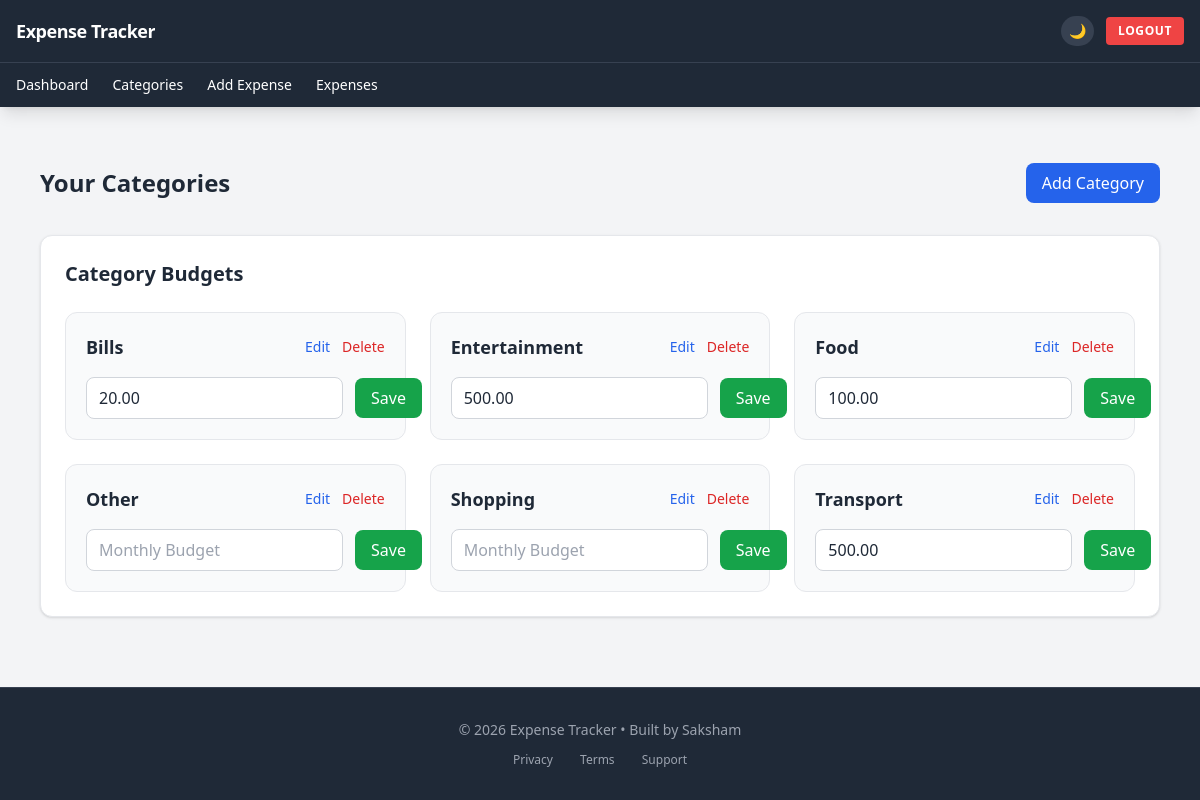
Page /categories/ (signed in) on the committed database.
### expenses/models.py (models this page shows, shortened)
class Category(models.Model):
    user = models.ForeignKey(User, on_delete=models.CASCADE)
    name = models.CharField(max_length=100)
    budget = models.DecimalField(max_digits=10, decimal_places=2, null=True, blank=True)
    class Meta:
        unique_together = ['user', 'name']
        ordering = ['name']

### expenses/views.py (the view)
# urls.py: path('categories/', views.category_list, name='category_list'),
@login_required
def category_list(request):
    categories = Category.objects.filter(user=request.user)
    return render(request, "category_list.html", {"categories": categories})

### templates/category_list.html (shortened to what this page needs)
{% extends 'base.html' %}
{% block content %}
<div class="max-w-6xl mx-auto px-4 py-8">
<div class="flex items-center justify-between mb-8">
<h2 class="text-2xl font-semibold text-gray-800 dark:text-gray-100">
Your Categories
</h2>
<a
href="{% url 'add_category' %}"
class="bg-blue-600 hover:bg-blue-700 text-white px-4 py-2 rounded-lg transition">
Add Category
</a>
</div>
<div class="bg-white dark:bg-gray-800 border border-gray-200 dark:border-gray-700
rounded-xl shadow p-6">
<h3 class="text-xl font-semibold mb-6 text-gray-800 dark:text-gray-100">
Category Budgets
</h3>
<div class="grid md:grid-cols-2 lg:grid-cols-3 gap-6">
{% for category in categories %}
<div class="bg-gray-50 dark:bg-gray-900
border border-gray-200 dark:border-gray-700
p-5 rounded-xl hover:shadow-lg transition">
<div class="flex justify-between items-center mb-4">
<h4 class="text-lg font-semibold text-gray-800 dark:text-gray-100">
{{ category.name }}
</h4>
<div class="flex gap-3 text-sm">
<a href="{% url 'edit_category' category.id %}"
class="text-blue-600 dark:text-blue-400 hover:underline">
Edit
</a>
<a href="{% url 'delete_category' category.id %}"
class="text-red-600 dark:text-red-400 hover:underline">
Delete
</a>
</div>
</div>
<form method="POST"
action="{% url 'update_budget' category.id %}"
class="flex items-center gap-3">
<input
type="number"
step="0.01"
name="budget"
placeholder="Monthly Budget"
value="{{ category.budget|default:'' }}"
class="flex-1 px-3 py-2 rounded-lg
border border-gray-300
bg-white text-gray-800
dark:bg-gray-700 dark:text-white dark:border-gray-600
focus:outline-none focus:ring-2 focus:ring-blue-500"
/>
<button
class="bg-green-600 hover:bg-green-700 text-white px-4 py-2 rounded-lg">
Save
</button>
</form>
</div>
{% empty %}
<p class="text-gray-600 dark:text-gray-400">
No categories found. Create one using the "Add Category" button.
</p>
{% endfor %}
</div>
</div>
</div>
{% endblock %}

### rows in the picture
Category: name "Bills", budget "20.00"
Category: name "Entertainment", budget "500.00"
Category: name "Food", budget "100.00"
Category: name "Other"
Category: name "Shopping"
Category: name "Transport", budget "500.00"
